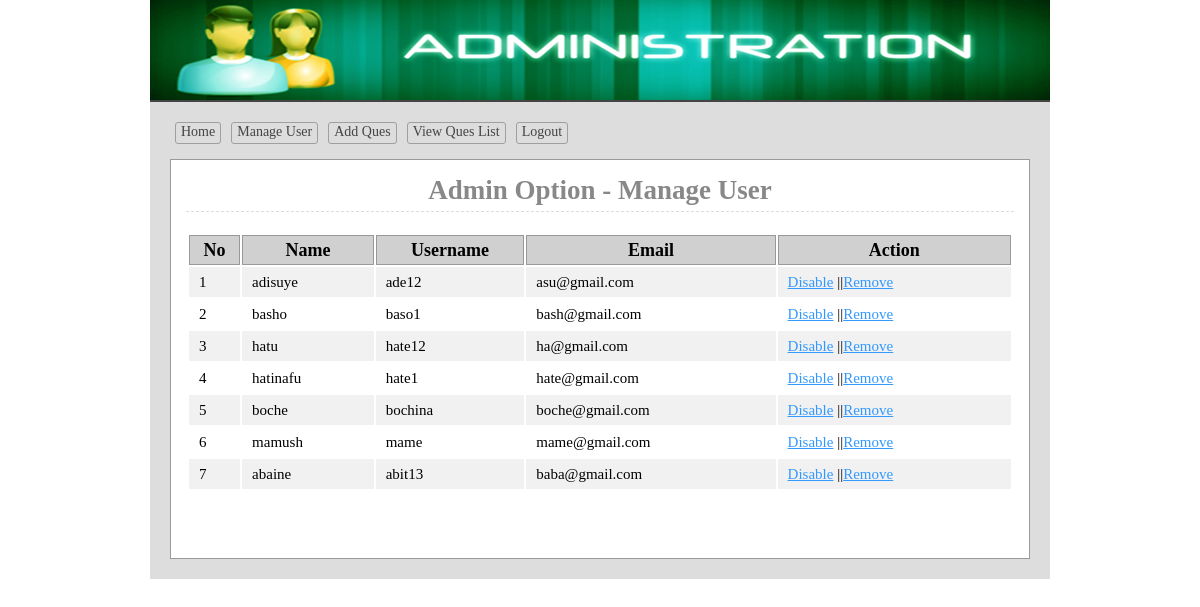
The app's page /admin/users.php (signed in) with its own data.
### tables this page shows
CREATE TABLE `tbl_user` (
  `userid` int(11) NOT NULL,
  `name` varchar(50) NOT NULL,
  `username` varchar(30) NOT NULL,
  `password` varchar(32) NOT NULL,
  `email` varchar(255) NOT NULL,
  `status` int(11) NOT NULL DEFAULT 0
);

### lib/Database.php (called while the page is built, shortened)
<?php
Class Database{
	public $host   = DB_HOST;
	public $user   = DB_USER;
	public $pass   = DB_PASS;
	public $dbname = DB_NAME;
	public $link;
	private function connectDB(){
	$this->link = new mysqli($this->host, $this->user, $this->pass, $this->dbname);
 }
	public function select($query){
		$result = $this->link->query($query) or die($this->link->error.__LINE__);
		if($result->num_rows > 0){
			return $result;
		} else {
			return false;
		}
	}
}

### classes/User.php (called while the page is built, shortened)
<?php
 $filepath = realpath(dirname(__FILE__));
include_once ($filepath.'/../lib/Database.php');
class User{
	private $db;
	function __construct()
	{
		$this->db = new Database();
	}
     public function getAllUser(){
       $query = "SELECT * FROM tbl_user ORDER BY userid DESC";
       $result = $this->db->select($query);
       return $result;
    }
}
 ?>

### admin/users.php (the view, shortened to what this page needs)
<?php
    $filepath = realpath(dirname(__FILE__));
	include_once ($filepath.'/inc/header.php');
	include_once ($filepath.'/../classes/User.php');
	$usr = new User();
?>
<div class="main">
	<h1 style="text-align:center";>Admin Option - Manage User</h1>
<div class="manageuser">
	<table class="tblone">
		<tr>
			<th>No</th>
			<th>Name</th>
			<th>Username</th>
			<th>Email</th>
			<th>Action</th>
		</tr>
<?php
$userData = $usr->getAllUser();
if ($userData) {
	$i = 0;
	while ($result = $userData->fetch_assoc()) {
		$i++;
 ?>
		<tr>
			<td><?php
				if ($result['status'] == '1') {
					echo "<span class='error'>".$i."</span>";
				}else{
					echo $i;
				}
			?></td>
			<td><?php echo $result['name'] ; ?></td>
			<td><?php echo $result['username'] ; ?></td>
			<td><?php echo $result['email'] ; ?></td>
			<td>
				<?php
					if ($result['status'] == '0') { ?>
						<a onclick="return confirm('Are You Sure to Disable')" href="?dis=<?php echo $result['userid'];?>">Disable</a>
					<?php } else{ ?>
						<a onclick="return confirm('Are You Sure to Enable')" href="?ena=<?php echo $result['userid'];?>">Enable</a>
					<?php }?>
				||<a onclick="return confirm('Are You Sure to Remove')" href="?del=<?php echo $result['userid'];?>">Remove</a>
			</td>
		</tr>
	<?php }} ?>
	</table>
</div>
</div>
<?php include 'inc/footer.php'; ?>

### admin/inc/header.php (shortened to what this page needs)
<?php
    include_once ("../lib/Database.php");
?>
<!doctype html>
<html>
<head>
	<link rel="stylesheet" href="css/admin.css">
</head>
<body>
<div class="phpcoding">
	<section class="headeroption"></section>
		<section class="maincontent">
		<div class="menu">
		<ul>
			<li><a href="index.php">Home</a></li>
			<li><a href="users.php">Manage User</a></li>
			<li><a href="quesadd.php">Add Ques</a></li>
			<li><a href="queslist.php">View Ques List</a></li>
			<li><a href="?action=logout">Logout</a></li>
		</ul>
	 </div>

### admin/inc/footer.php
 </section>
</div>
</body>
</html>

### admin/css/admin.css (style rules this page uses)
* { margin:0;padding:0;outline:none }
body { font-family:verdana }
.phpcoding { width:900px; margin: 0 auto;background:#ddd }
.headeroption { background: #444 url("../img/adminbanner.png") no-repeat scroll 0 0; border-bottom: 2px solid #444444; height: 100px; }
.maincontent { font-size: 18px; min-height: 430px; padding: 20px; }
.tblone { width:100%;border:1px solid #fff;margin:20px 0 }
.tblone td { font-size: 15px; padding: 5px 10px; }
table.tblone th { background-color: #d0d0d0; border: 1px solid #999; }
table.tblone tr:nth-child(2n+1) { background:#fff;height:30px; }
table.tblone tr:nth-child(2n) { background:#f1f1f1;height:30px; }
.tblone td a { color:#3399FF; }
.main { background: #fff none repeat scroll 0 0; border: 1px solid #999; margin-top: 10px; min-height: 368px; padding: 15px; width: 828px; }
.main h1 { border-bottom: 1px dashed #ddd; color: #888; margin: 0 0 5px; padding-bottom: 5px; }
.menu { overflow:hidden; }
.menu ul { margin:0;padding:0;list-style:none }
.menu ul li { display:block;float:left; }
.menu ul li a { border: 1px solid #9f9f9f; border-radius: 3px; color: #444; display: block; font-size: 14px; margin: 0 5px 5px; padding: 1px 5px 3px; text-decoration: none; }

### records on screen
tbl_user: name "adisuye", username "ade12", email "asu@gmail.com"
tbl_user: name "basho", username "baso1", email "bash@gmail.com"
tbl_user: name "hatu", username "hate12", email "ha@gmail.com"
tbl_user: name "hatinafu", username "hate1", email "hate@gmail.com"
tbl_user: name "boche", username "bochina", email "boche@gmail.com"
tbl_user: name "mamush", username "mame", email "mame@gmail.com"
tbl_user: name "abaine", username "abit13", email "baba@gmail.com"
